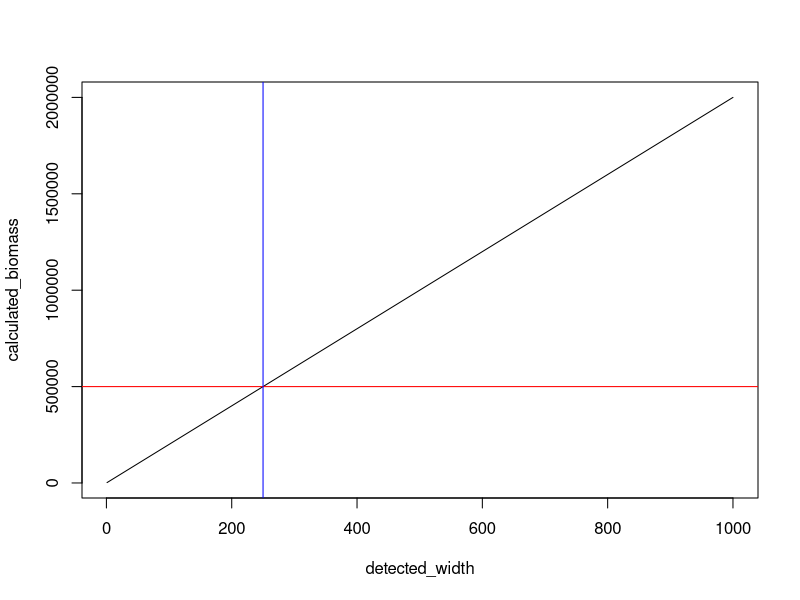

Here is the R script that generated this plot:
#assume krill is homogenously distributed

calcKrillBiomass <- function(krill_biomass, survey_area_width, survey_area_length, survey_area_depth, detected_width) {
  
  #apparent kg/m2
  visible_kg <- krill_biomass/(survey_area_width/detected_width)
  apparent_kg_m2 <- visible_kg/(survey_area_length*survey_area_depth)
  
  #calculated krill biomass in kg
  calculated_biomass <- apparent_kg_m2*survey_area_width*survey_area_length
  
  return(list(detected_width = detected_width, calculated_biomass = calculated_biomass))
  
}

detected_width <- 0
calculated_biomass <- 0
for (i in 1:1000) {
  
  calc_biomass <- calcKrillBiomass(krill_biomass = 5e5, survey_area_width = 5e12, survey_area_length = 2e4, survey_area_depth = 250, detected_width = i)
  
  detected_width[i] <- calc_biomass$detected_width
  calculated_biomass[i] <- calc_biomass$calculated_biomass
  
}

plot(detected_width, calculated_biomass, type = "l")
abline(h = 500000, col = "red")
abline(v = 250, col = "blue")
